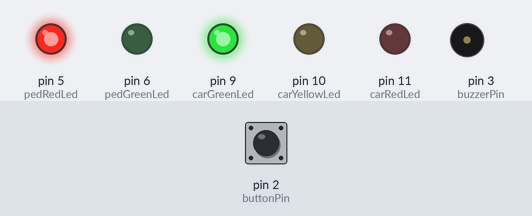
A sketch run on a simulated Arduino Uno, built with avr-gcc and run on an emulated ATmega328P. Parts: output pins drawn as LEDs (lit = HIGH), buzzer (waves = sounding). Inputs (shaded band) come from the test bench; at power-on: pin 2 (buttonPin) HIGH.

Above: at 1.2 s.
1.3 s: pin 2 (buttonPin) pulled LOW for 0.15 s
At 6.7 s:
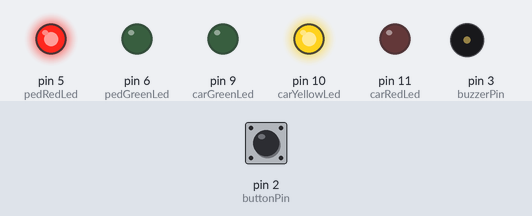
At 9.54 s:
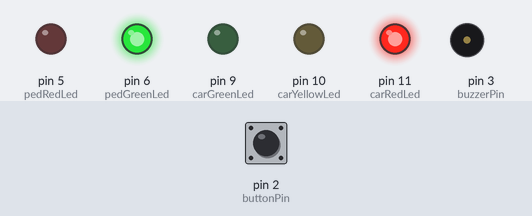
Timing chart, 0 to 19.8 s (numbered marks = the images above; inputs shaded):
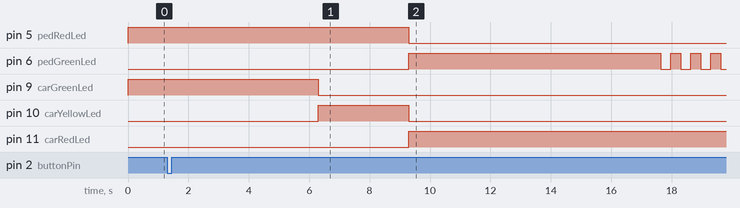

Measured:
- after the input at 1.3 s, pin 5 (pedRedLed): HIGH → LOW after 8.0 s; pin 6 (pedGreenLed): LOW → HIGH after 8.0 s, then repeats every 0.67 s: LOW 0.33 s, HIGH 0.33 s; pin 9 (carGreenLed): HIGH → LOW after 5.0 s; pin 10 (carYellowLed): LOW → HIGH after 5.0 s, → LOW 3.0 s later; pin 11 (carRedLed): LOW → HIGH after 8.0 s

The sketch:

LED-semaphore-button-control.ino
```cpp
#define STATE1 1
#define STATE2 2
#define STATE3 3
#define STATE4 4

#define NOTE1 523
#define NOTE2 2093

// pin setup
const int pedRedLed = 5;
const int pedGreenLed = 6;

const int carRedLed = 11;
const int carYellowLed = 10;
const int carGreenLed = 9;

const int buttonPin = 2;
const int buzzerPin = 3;


// time variables
unsigned long blinkTime = 0;
unsigned long prevTime = 0;
unsigned long beepTime = 0;

// states
int currentState = 0;
int blinkingLedState = LOW;
byte buttonState = 0;

bool switchedLeds = false;

// intervals
const int blinking_interval = 333;
const int stateTwo_interval1 = 5000;
const int stateTwo_interval2 = 3000;
const int stateThree_interval = 8000;
const int stateFour_interval = 4000;
const int buzzerBeepBeep_interval = 500;

void initState() {
  pinMode(pedRedLed,OUTPUT);
  pinMode(pedGreenLed,OUTPUT);
  pinMode(carRedLed,OUTPUT);
  pinMode(carYellowLed,OUTPUT);
  pinMode(carGreenLed,OUTPUT);
  pinMode(buttonPin,INPUT_PULLUP);

  prevTime = millis();
  currentState = STATE1;
}

void resetSemaphore() {
  digitalWrite(carGreenLed,HIGH);
  digitalWrite(pedRedLed,HIGH);
  digitalWrite(carRedLed,LOW);
  digitalWrite(carYellowLed,LOW);
  digitalWrite(pedGreenLed,LOW);
}

void State1() {
  resetSemaphore();
  prevTime = millis();
  noTone(buzzerPin);

  if(buttonPressed()){
    currentState = STATE2;
    switchedLeds = false;
  }
}

void State2() {

  if(!switchedLeds) {
    if(millis() - prevTime >= stateTwo_interval1) {

      digitalWrite(carYellowLed,HIGH);
      digitalWrite(carGreenLed,LOW);
      switchedLeds = true;
      prevTime = millis();

    }
  }

  if(switchedLeds) {
    if(millis() - prevTime >= stateTwo_interval2) {

      digitalWrite(carYellowLed,LOW);
      digitalWrite(carRedLed,HIGH);
      digitalWrite(pedRedLed,LOW);
      digitalWrite(pedGreenLed,HIGH);

      switchedLeds = false;
      prevTime = millis();
      currentState = STATE3;
    }
  }
}

void State3() {
  if(millis() - prevTime >= stateThree_interval) {
    prevTime = millis();
    currentState = STATE4;
  }

  buzzerBeep(buzzerBeepBeep_interval);
}

void State4() {
  if(millis() - prevTime >= stateFour_interval) {
    prevTime = millis();
    currentState = STATE1;
  }

  buzzerBeep(buzzerBeepBeep_interval / 2);
  blinkingLed();
}


void blinkingLed() {

  auto changeState = [](int currentState){
    if (currentState == HIGH)
      return LOW;
    else
      return HIGH;
  };

  if(millis() - blinkTime >= blinking_interval) {
    blinkTime = millis();
    blinkingLedState = changeState(blinkingLedState);
  }

  digitalWrite(pedGreenLed,blinkingLedState);
}

void buzzerBeep(int interval) {
  if(millis() - beepTime >= interval){
    tone(buzzerPin,NOTE1);
    beepTime = millis();
  } else {
    noTone(buzzerPin);
  }
}


void setup() {
  initState();
  Serial.begin(9600);
}

bool buttonPressed() {
  return !digitalRead(buttonPin);
}

void loop() {

  switch(currentState){
    case STATE1:
      State1();
      break;
    case STATE2:
      State2();
      break;
    case STATE3:
      State3();
      break;
    case STATE4:
      State4();
      break;

  }
}
```
